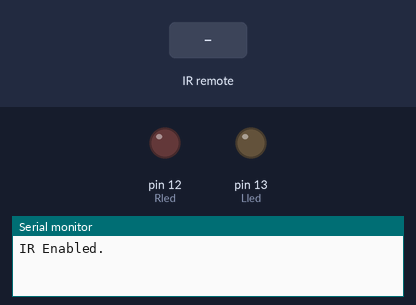
Bench run of a sketch on a simulated Arduino Uno, built with avr-gcc and run on an emulated ATmega328P. On the bench: output pins drawn as LEDs (lit = HIGH), the last lines printed to the serial monitor. The test bench sets the inputs (shaded band).

Above: at 1.2 s.
1.3 s: infrared code 0x4938636B received
At 2.2 s:
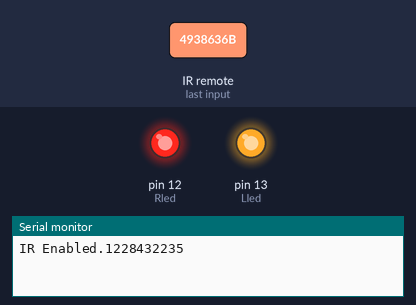
2.8 s: infrared code 0x29C933C7 received
At 3.3 s:
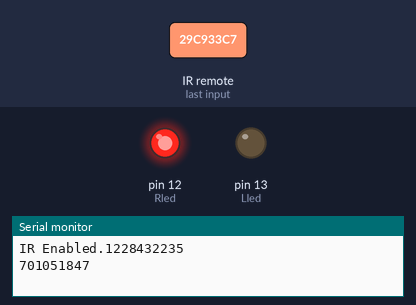
4.3 s: infrared code 0x83768BCB received
At 5.5 s:
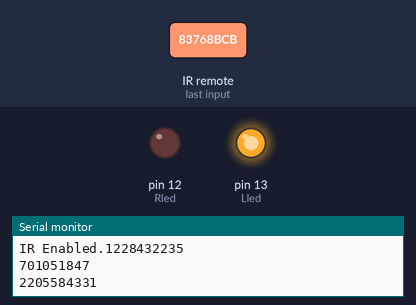
5.8 s: infrared code 0x9D385503 received
At 6.8 s:
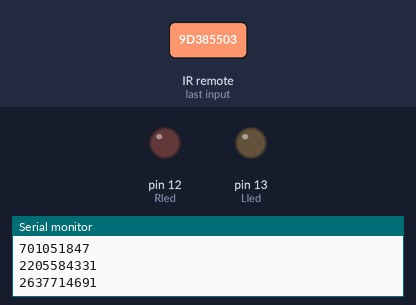
Timing chart, 0 to 8.3 s (numbered marks = the images above; inputs shaded):
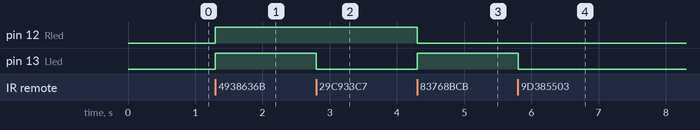

The sketch:

IR_rev.ino
```cpp
#include <IRremote.h>

const int RECV_PIN =4;

IRrecv irrecv(RECV_PIN);
int Lled = 13;
int Rled = 12;
  decode_results results;

void setup() {
  // put your setup code here, to run once:

Serial.begin(9600);
pinMode(Lled,OUTPUT);
pinMode(Rled,OUTPUT);


  irrecv.enableIRIn(); // Start the receiver

  Serial.print("IR Enabled.");

}

void loop() {
  // put your main code here, to run repeatedly:
        if(irrecv.decode(&results))
        {


          Serial.println(results.value);

          switch(results.value){

            case 1228432235:
              digitalWrite(Lled,HIGH);
              digitalWrite(Rled,HIGH);
              break;
            case 2637714691:
               digitalWrite(Lled,LOW);
              digitalWrite(Rled,LOW);
              break;
           case 701051847:
               digitalWrite(Lled,LOW);
              digitalWrite(Rled,HIGH);
              break;
            case 2205584331:
               digitalWrite(Lled,HIGH);
              digitalWrite(Rled,LOW);
              break;
             default:
             ;

            }


          irrecv.resume();

          }


}
```

Measured:
- after the input at 1.3 s, pin 12 (Rled), pin 13 (Lled): LOW → HIGH at once
- after the input at 2.8 s, pin 13 (Lled): HIGH → LOW at once
- after the input at 4.3 s, pin 12 (Rled): HIGH → LOW at once; pin 13 (Lled): LOW → HIGH at once
- after the input at 5.8 s, pin 13 (Lled): HIGH → LOW at once
